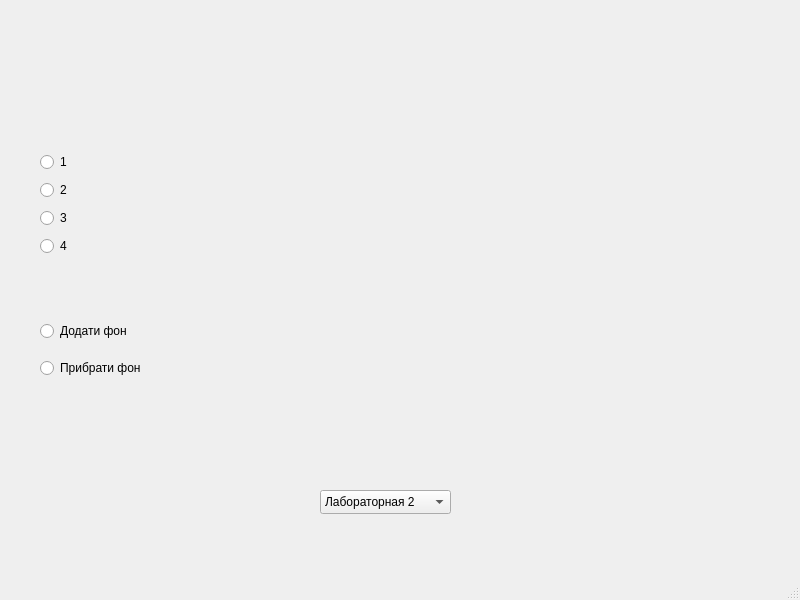
<?xml version="1.0" encoding="UTF-8"?>
<ui version="4.0">
 <class>MainWindow</class>
 <widget class="QMainWindow" name="MainWindow">
  <property name="geometry">
   <rect>
    <x>0</x>
    <y>0</y>
    <width>800</width>
    <height>600</height>
   </rect>
  </property>
  <property name="windowTitle">
   <string>MainWindow</string>
  </property>
  <widget class="QWidget" name="centralwidget">
   <widget class="QWidget" name="verticalLayoutWidget">
    <property name="geometry">
     <rect>
      <x>40</x>
      <y>150</y>
      <width>160</width>
      <height>108</height>
     </rect>
    </property>
    <layout class="QVBoxLayout" name="verticalLayout">
     <item>
      <widget class="QRadioButton" name="radioButton_2">
       <property name="text">
        <string>1</string>
       </property>
      </widget>
     </item>
     <item>
      <widget class="QRadioButton" name="radioButton">
       <property name="text">
        <string>2</string>
       </property>
      </widget>
     </item>
     <item>
      <widget class="QRadioButton" name="radioButton_4">
       <property name="text">
        <string>3</string>
       </property>
      </widget>
     </item>
     <item>
      <widget class="QRadioButton" name="radioButton_3">
       <property name="text">
        <string>4</string>
       </property>
      </widget>
     </item>
    </layout>
   </widget>
   <widget class="QWidget" name="verticalLayoutWidget_2">
    <property name="geometry">
     <rect>
      <x>40</x>
      <y>310</y>
      <width>160</width>
      <height>80</height>
     </rect>
    </property>
    <layout class="QVBoxLayout" name="verticalLayout_2">
     <item>
      <widget class="QRadioButton" name="radioButton_5">
       <property name="text">
        <string>Додати фон</string>
       </property>
      </widget>
     </item>
     <item>
      <widget class="QRadioButton" name="radioButton_6">
       <property name="text">
        <string>Прибрати фон</string>
       </property>
      </widget>
     </item>
    </layout>
   </widget>
   <widget class="QLabel" name="image">
    <property name="geometry">
     <rect>
      <x>370</x>
      <y>130</y>
      <width>281</width>
      <height>261</height>
     </rect>
    </property>
    <property name="text">
     <string/>
    </property>
   </widget>
   <widget class="QLabel" name="image2">
    <property name="geometry">
     <rect>
      <x>370</x>
      <y>130</y>
      <width>281</width>
      <height>261</height>
     </rect>
    </property>
    <property name="text">
     <string/>
    </property>
   </widget>
   <widget class="QComboBox" name="comboBox">
    <property name="geometry">
     <rect>
      <x>320</x>
      <y>490</y>
      <width>131</width>
      <height>24</height>
     </rect>
    </property>
    <item>
     <property name="text">
      <string>Лабораторная 2</string>
     </property>
    </item>
   </widget>
  </widget>
  <widget class="QMenuBar" name="menubar">
   <property name="geometry">
    <rect>
     <x>0</x>
     <y>0</y>
     <width>800</width>
     <height>21</height>
    </rect>
   </property>
  </widget>
  <widget class="QStatusBar" name="statusbar"/>
 </widget>
 <resources/>
 <connections/>
</ui>
